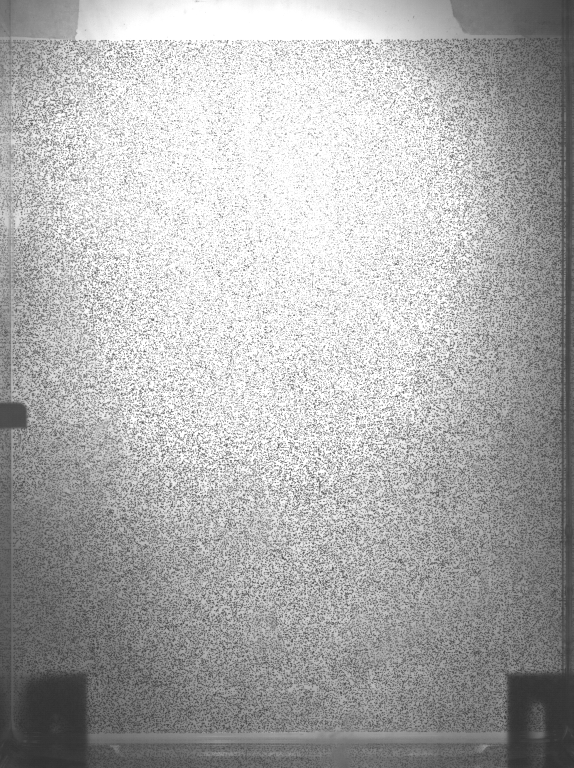
#> input picture Data/Air_ref.tif, 1720 x 2304 px (shown at 1/3 size)
$ python BOS_MAIN_ROUTINE.py
#> lines starting #> are read from the running program, lines starting #| are printed output that depends on the picture
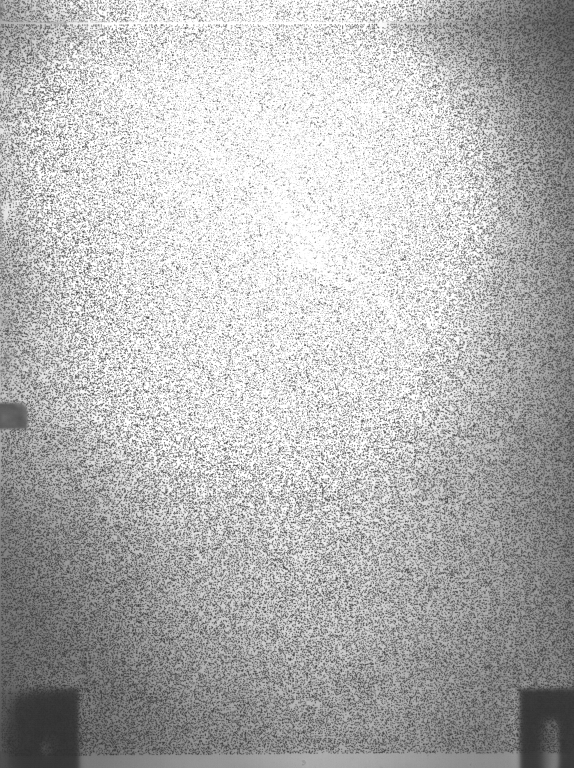
#> input picture Data/Water_ref.tif, 1720 x 2304 px (shown at 1/3 size)
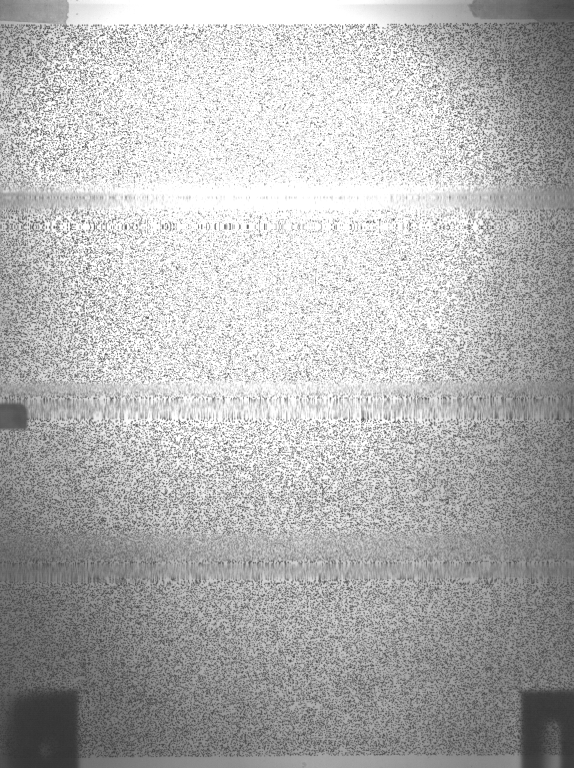
#> input picture Data/4layers.tif, 1720 x 2304 px (shown at 1/3 size)
### openpiv_python.py
import numpy as np
from scipy import signal
from scipy import ndimage

def openpiv(a1, b1, ittWidth, ittHeight, ovlapHor, ovlapVer, s2ntype=1, s2nl=1, sclt=1, dt=1, outl=10):
    """
    OpenPIV cross-correlation routine

    Parameters:
    -----------
    a1 : ndarray
        First image
    b1 : ndarray
        Second image
    ittWidth : int
        Width of the interrogation window
    ittHeight : int
        Height of the interrogation window
    ovlapHor : int
        Overlap in pixels in horizontal direction
    ovlapVer : int
        Overlap in pixels in vertical direction
    s2ntype : int, optional
        Signal-to-noise ratio type
    s2nl : int, optional
        Signal-to-noise ratio level
    sclt : float, optional
        Scale factor for pixels to physical units
    dt : float, optional
        Time step between images
    outl : float, optional
        Outlier threshold

    Returns:
    --------
    x : ndarray
        x-coordinates of the velocity vectors
    y : ndarray
        y-coordinates of the velocity vectors
    u : ndarray
        x-component of the velocity vectors
    v : ndarray
        y-component of the velocity vectors

    Notes:
    ------
    How to cite:
    Taylor, Z.J.; Gurka, R.; Kopp, G.A.; Liberzon, A.; ,
    "Long-Duration Time-Resolved PIV to Study Unsteady Aerodynamics,"
    Instrumentation and Measurement, IEEE Transactions on , vol.59, no.12,
    pp.3262-3269, Dec. 2010 doi: 10.1109/TIM.2010.2047149
    URL: http://ieeexplore.ieee.org/stamp/stamp.jsp?tp=&arnumber=5464317&isnumber=5609237
    """
#> called with ittWidth = 64, ittHeight = 64, ovlapHor = 32, ovlapVer = 32, s2ntype = 1, s2nl = 1, sclt = 1, dt = 1
    # Ensure images are float32 (equivalent to Matlab's single)
    a1 = a1.astype(np.float32)
    b1 = b1.astype(np.float32)

    # Get image dimensions
    verSize, horSize = a1.shape
#> verSize = 2304; horSize = 1720

    # Prepare the results storage
    numcols = int(np.floor((horSize - ittWidth) / ovlapHor + 1))
#> numcols = 52
    numrows = int(np.floor((verSize - ittHeight) / ovlapVer + 1))
#> numrows = 71
    res = np.zeros((numcols * numrows, 5))
    resind = 0

    # Set origin
    origin = [0, 0]  # origin is bottom left

    # FFT size
    NfftWidth = 2 * ittWidth
    NfftHeight = 2 * ittHeight

    # Process each interrogation window
    for m in range(0, verSize - ittHeight + 1, ovlapVer):  # vertically
        for k in range(0, horSize - ittWidth + 1, ovlapHor):  # horizontally
            # Extract interrogation windows
            a2 = a1[m:m+ittHeight, k:k+ittWidth]
            b2 = b1[m:m+ittHeight, k:k+ittWidth]

            # Cross-correlate
            c = cross_correlate_rect(a2, b2, NfftHeight, NfftWidth)

            # Skip if correlation is all zeros
            if not np.any(c):
                u = 0
                v = 0
                y = origin[1] + m + ittHeight/2 - 1
                x = origin[0] + k + ittWidth/2 - 1
                continue

            # Find displacement
            peak1, peak2, pixi, pixj = find_displacement_rect(c, s2ntype)

            # Sub-pixel interpolation
            peakVer, peakHor, s2n = sub_pixel_velocity_rect(c, pixi, pixj, peak1, peak2, s2nl, ittWidth, ittHeight)

            # Scale the pixel displacement to the velocity
            u = (ittWidth - peakHor)
            v = (ittHeight - peakVer)
            y = origin[1] + m + ittHeight/2 - 1
            x = origin[0] + k + ittWidth/2 - 1

            # Store results
            resind += 1
            res[resind-1, :] = [x, y, u, v, s2n]
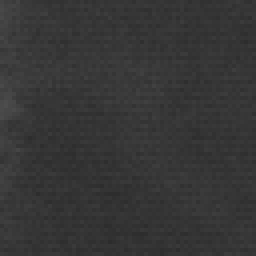
#> a2: shape (64, 64) float32 (shown 4 times larger); min 0.173, max 0.302, mean 0.213
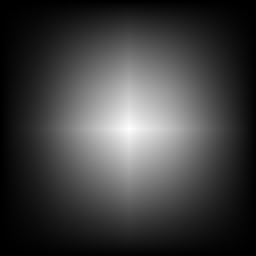
#> c: shape (128, 128) float64 (shown 2 times larger); min -6.22e-14, max 309.4, mean 77.4; drawn with min black and max white

    # Reshape U and V matrices in two-dimensional grid
    u = np.reshape(res[:, 2], (numrows, numcols))
    v = np.reshape(res[:, 3], (numrows, numcols))
    vector = u + 1j * v

    # Remove outliers - GLOBAL FILTERING
    ind = np.isfinite(np.abs(vector)) & (np.abs(vector) != 0)
#> ind: shape (71, 52) bool; every value is 1
    if np.any(ind):
        limit = np.mean(np.abs(vector[ind])) * outl
        outliers = np.abs(vector) > limit
#> outliers: shape (71, 52) bool; every value is 0
        vector[outliers] = 0

    u = np.real(vector)
    v = np.imag(vector)

    # Adaptive Local Median filtering
    kernel = np.array([[-1, -1, -1], [-1, 8, -1], [-1, -1, -1]])
    tmpv = np.abs(signal.convolve2d(v, kernel, mode='same'))
    tmpu = np.abs(signal.convolve2d(u, kernel, mode='same'))

    # Set limits for outlier detection
    ind = np.isfinite(np.abs(tmpv)) & (np.abs(tmpv) != 0)
    if np.any(ind):
        lmtv = np.mean(tmpv[ind]) + 3 * np.std(tmpv[ind])
    else:
        lmtv = 0

    ind = np.isfinite(np.abs(tmpu)) & (np.abs(tmpu) != 0)
    if np.any(ind):
        lmtu = np.mean(tmpu[ind]) + 3 * np.std(tmpu[ind])
    else:
        lmtu = 0

    # Find outliers
    u_out = np.where(tmpu > lmtu)
    v_out = np.where(tmpv > lmtv)

    # Remove outliers
    u[u_out] = 0
#> u: shape (71, 52) float64; min -0.163, max 0.17, mean -0.000962
    u[v_out] = 0
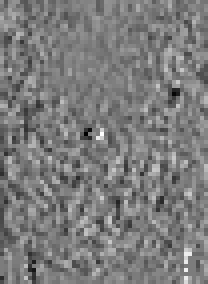
#> u: shape (71, 52) float64 (shown 4 times larger); min -0.163, max 0.17, mean -0.000904; drawn with min black and max white
    v[v_out] = 0
#> v: shape (71, 52) float64; min -0.159, max 0.182, mean 0.00243
    v[u_out] = 0
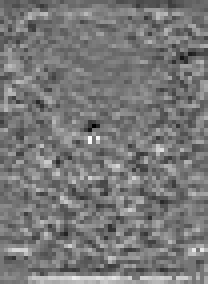
#> v: shape (71, 52) float64 (shown 4 times larger); min -0.159, max 0.182, mean 0.00244; drawn with min black and max white
    vector = u + 1j * v

    # Update results
    res[:, 2] = np.reshape(np.real(vector), (numrows * numcols))
    res[:, 3] = np.reshape(np.imag(vector), (numrows * numcols))

    # Fill holes
    vector = fill_holes(vector, numrows, numcols)
    res[:, 2] = np.reshape(np.real(vector), (numrows * numcols))
    res[:, 3] = np.reshape(np.imag(vector), (numrows * numcols))

    # Scale the pixels and apply the dt
    if sclt != 0:
        res = res * sclt  # pixels to meters

    if dt != 0:
        res[:, 2:4] = res[:, 2:4] / dt

    # Reshape results
    x = np.reshape(res[:, 0], (numrows, numcols)).T
    y = np.reshape(res[:, 1], (numrows, numcols)).T
    u = np.reshape(res[:, 2], (numrows, numcols)).T
    v = np.reshape(res[:, 3], (numrows, numcols)).T

    return x, y, u, v

def cross_correlate_rect(a, b, NfftHeight, NfftWidth):
    """
    Cross-correlate two rectangular interrogation windows

    Parameters:
    -----------
    a : ndarray
        First interrogation window
    b : ndarray
        Second interrogation window
    NfftHeight : int
        Height of the FFT
    NfftWidth : int
        Width of the FFT

    Returns:
    --------
    c : ndarray
        Cross-correlation matrix
    """
    # Compute FFT of the interrogation windows
    fa = np.fft.fft2(a, (NfftHeight, NfftWidth))
    fb = np.fft.fft2(b, (NfftHeight, NfftWidth))

    # Compute cross-correlation
    c = np.real(np.fft.ifft2(fa * np.conj(fb)))

    # Shift the result to have the origin at the center
    c = np.fft.fftshift(c)

    return c

def find_displacement_rect(c, s2ntype):
    """
    Find the displacement from the correlation matrix

    Parameters:
    -----------
    c : ndarray
        Cross-correlation matrix
    s2ntype : int
        Signal-to-noise ratio type

    Returns:
    --------
    peak1 : float
        Value of the highest peak
    peak2 : float
        Value of the second highest peak
    pixi : int
        Row index of the highest peak
    pixj : int
        Column index of the highest peak
    """
    # Find the maximum correlation value and its position
    peak1 = np.max(c)
    ind = np.unravel_index(np.argmax(c), c.shape)
    pixi, pixj = ind

    # Create a mask to exclude the region around the first peak
    mask = np.ones_like(c)
    mask_size = 3
    i_min = max(0, pixi - mask_size)
    i_max = min(c.shape[0], pixi + mask_size + 1)
    j_min = max(0, pixj - mask_size)
    j_max = min(c.shape[1], pixj + mask_size + 1)
    mask[i_min:i_max, j_min:j_max] = 0

    # Find the second highest peak
    c_masked = c * mask
    peak2 = np.max(c_masked)

    return peak1, peak2, pixi, pixj

def sub_pixel_velocity_rect(c, pixi, pixj, peak1, peak2, s2nl, ittWidth, ittHeight):
    """
    Calculate sub-pixel displacement using Gaussian peak fit

    Parameters:
    -----------
    c : ndarray
        Cross-correlation matrix
    pixi : int
        Row index of the highest peak
    pixj : int
        Column index of the highest peak
    peak1 : float
        Value of the highest peak
    peak2 : float
        Value of the second highest peak
    s2nl : int
        Signal-to-noise ratio level
    ittWidth : int
        Width of the interrogation window
    ittHeight : int
        Height of the interrogation window

    Returns:
    --------
    peakVer : float
        Vertical position of the peak with sub-pixel accuracy
    peakHor : float
        Horizontal position of the peak with sub-pixel accuracy
    s2n : float
        Signal-to-noise ratio
    """
    # Calculate signal-to-noise ratio
    s2n = peak1 / peak2

    # Get correlation values around the peak
    if pixi > 0 and pixi < c.shape[0]-1:
        f0 = c[pixi-1, pixj]
        f1 = c[pixi, pixj]
        f2 = c[pixi+1, pixj]
        peakVer = pixi + (np.log(f0) - np.log(f2)) / (2 * np.log(f0) - 4 * np.log(f1) + 2 * np.log(f2))
    else:
        peakVer = pixi

    if pixj > 0 and pixj < c.shape[1]-1:
        f0 = c[pixi, pixj-1]
        f1 = c[pixi, pixj]
        f2 = c[pixi, pixj+1]
        peakHor = pixj + (np.log(f0) - np.log(f2)) / (2 * np.log(f0) - 4 * np.log(f1) + 2 * np.log(f2))
    else:
        peakHor = pixj

    return peakVer, peakHor, s2n

def fill_holes(vector, numrows, numcols):
    """
    Fill holes in the vector field using interpolation

    Parameters:
    -----------
    vector : ndarray
        Complex array containing velocity vectors (u + iv)
    numrows : int
        Number of rows in the vector field
    numcols : int
        Number of columns in the vector field

    Returns:
    --------
    vector : ndarray
        Filled vector field
    """
#> called with vector = array of shape (71, 52), numrows = 71, numcols = 52
    # Reshape vector to 2D
    vector_2d = vector.copy()

    # Find zeros (holes)
    zeros = (vector_2d == 0)
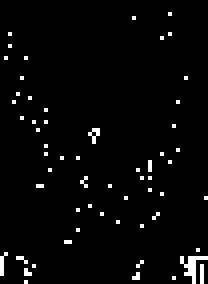
#> zeros: shape (71, 52) bool (shown 4 times larger); 2.8% white in thin lines or dots

    # If there are no holes, return the original vector
    if not np.any(zeros):
        return vector

    # Create a mask of valid values
    mask = ~zeros
#> mask: shape (71, 52) bool; 97.2% white; black in thin lines or dots

    # Get coordinates of valid values
    y_indices, x_indices = np.where(mask)

    # Get values at valid coordinates
    values = vector_2d[mask]

    # Create a grid for interpolation
    y_grid, x_grid = np.mgrid[0:numrows, 0:numcols]

    # Interpolate using nearest neighbor
    filled_vector = np.zeros_like(vector_2d)

    # Interpolate real part
    real_values = np.real(values)
#> (the run stopped early here; a loop or call above may not have finished)
